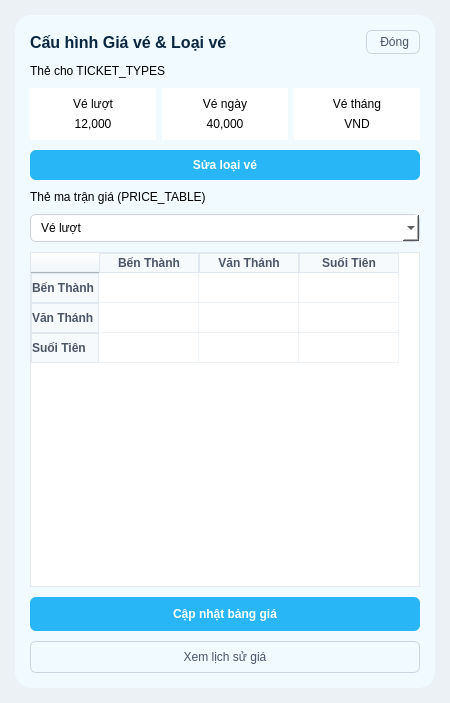
<?xml version="1.0" encoding="UTF-8"?>
<ui version="4.0">
 <class>PricingWindow</class>
 <widget class="QMainWindow" name="PricingWindow">
  <property name="geometry">
   <rect>
    <x>0</x>
    <y>0</y>
    <width>450</width>
    <height>703</height>
   </rect>
  </property>
  <property name="windowTitle">
   <string>Cấu hình Giá vé &amp; Loại vé</string>
  </property>
  <property name="styleSheet">
   <string notr="true">
    QMainWindow { background-color: #EBF1F5; }
    #central_panel { background-color: #FFFFFF; border-radius: 16px; }
    QLabel#lbl_title { color: #0A2540; font-weight: bold; font-size: 16px; }
    QLabel.lbl_sec_title { color: #2D3748; font-weight: bold; font-size: 13px; }
    QFrame.ticket_card { background-color: #F7FAFC; border: 1px solid #E2E8F0; border-radius: 8px; }
    QFrame.ticket_card_active { background-color: #EBF8FF; border: 1px solid #63B3ED; border-radius: 8px; }
    QLabel.ticket_name { color: #2B6CB0; font-weight: bold; font-size: 12px; }
    QLabel.ticket_price { color: #2D3748; font-weight: bold; font-size: 14px; }
    QPushButton#btn_edit_type { background-color: #3182CE; color: #FFFFFF; border-radius: 6px; font-weight: bold; padding: 8px; }
    QComboBox { border: 1px solid #CBD5E0; border-radius: 6px; padding: 5px 10px; background-color: #FFFFFF; }
    QTableWidget { border: 1px solid #E2E8F0; gridline-color: #EDF2F7; }
    QHeaderView::section { background-color: #F7FAFC; color: #4A5568; font-weight: bold; border: 1px solid #E2E8F0; }
    QPushButton#btn_update_table { background-color: #3182CE; color: #FFFFFF; border-radius: 6px; font-weight: bold; padding: 10px; }
    QPushButton#btn_view_history { background-color: #F8FAFC; border: 1px solid #CBD5E0; color: #4A5568; border-radius: 6px; padding: 8px; }
   </string>
  </property>
  <widget class="QWidget" name="centralwidget">
   <layout class="QVBoxLayout" name="main_layout">
    <property name="spacing">
     <number>12</number>
    </property>
    <property name="leftMargin">
     <number>15</number>
    </property>
    <property name="topMargin">
     <number>15</number>
    </property>
    <property name="rightMargin">
     <number>15</number>
    </property>
    <property name="bottomMargin">
     <number>15</number>
    </property>
    <item>
     <widget class="QFrame" name="central_panel">
      <property name="styleSheet">
       <string notr="true">background-color: #F0FAFF ;</string>
      </property>
      <layout class="QVBoxLayout" name="panel_layout">
       <property name="spacing">
        <number>10</number>
       </property>
       <property name="leftMargin">
        <number>15</number>
       </property>
       <property name="topMargin">
        <number>15</number>
       </property>
       <property name="rightMargin">
        <number>15</number>
       </property>
       <property name="bottomMargin">
        <number>15</number>
       </property>
       <item>
        <layout class="QHBoxLayout" name="header_layout">
         <item>
          <widget class="QLabel" name="lbl_title">
           <property name="text">
            <string>Cấu hình Giá vé &amp; Loại vé</string>
           </property>
          </widget>
         </item>
         <item>
          <spacer name="header_space">
           <property name="orientation">
            <enum>Qt::Horizontal</enum>
           </property>
           <property name="sizeHint" stdset="0">
            <size>
             <width>0</width>
             <height>0</height>
            </size>
           </property>
          </spacer>
         </item>
         <item>
          <widget class="QPushButton" name="btn_back">
           <property name="styleSheet">
            <string notr="true">padding: 4px 10px; border: 1px solid #CBD5E0; border-radius: 6px; color: #4A5568;</string>
           </property>
           <property name="text">
            <string> Đóng</string>
           </property>
          </widget>
         </item>
        </layout>
       </item>
       <item>
        <widget class="QLabel" name="lbl_sec1">
         <property name="text">
          <string>Thẻ cho TICKET_TYPES</string>
         </property>
         <property name="class" stdset="0">
          <string>lbl_sec_title</string>
         </property>
        </widget>
       </item>
       <item>
        <layout class="QHBoxLayout" name="cards_layout">
         <property name="spacing">
          <number>6</number>
         </property>
         <item>
          <widget class="QFrame" name="card_t1">
           <property name="styleSheet">
            <string notr="true">background-color: rgb(255, 255, 255);</string>
           </property>
           <property name="class" stdset="0">
            <string>ticket_card_active</string>
           </property>
           <layout class="QVBoxLayout" name="t1_lay">
            <item>
             <widget class="QLabel" name="t1_n">
              <property name="text">
               <string>Vé lượt</string>
              </property>
              <property name="alignment">
               <set>Qt::AlignCenter</set>
              </property>
              <property name="class" stdset="0">
               <string>ticket_name</string>
              </property>
             </widget>
            </item>
            <item>
             <widget class="QLabel" name="t1_p">
              <property name="text">
               <string>12,000</string>
              </property>
              <property name="alignment">
               <set>Qt::AlignCenter</set>
              </property>
              <property name="class" stdset="0">
               <string>ticket_price</string>
              </property>
             </widget>
            </item>
           </layout>
          </widget>
         </item>
         <item>
          <widget class="QFrame" name="card_t2">
           <property name="styleSheet">
            <string notr="true">background-color: rgb(255, 255, 255);</string>
           </property>
           <property name="class" stdset="0">
            <string>ticket_card</string>
           </property>
           <layout class="QVBoxLayout" name="t2_lay">
            <item>
             <widget class="QLabel" name="t2_n">
              <property name="text">
               <string>Vé ngày</string>
              </property>
              <property name="alignment">
               <set>Qt::AlignCenter</set>
              </property>
              <property name="class" stdset="0">
               <string>ticket_name</string>
              </property>
             </widget>
            </item>
            <item>
             <widget class="QLabel" name="t2_p">
              <property name="text">
               <string>40,000</string>
              </property>
              <property name="alignment">
               <set>Qt::AlignCenter</set>
              </property>
              <property name="class" stdset="0">
               <string>ticket_price</string>
              </property>
             </widget>
            </item>
           </layout>
          </widget>
         </item>
         <item>
          <widget class="QFrame" name="card_t3">
           <property name="styleSheet">
            <string notr="true">background-color: rgb(255, 255, 255);</string>
           </property>
           <property name="class" stdset="0">
            <string>ticket_card</string>
           </property>
           <layout class="QVBoxLayout" name="t3_lay">
            <item>
             <widget class="QLabel" name="t3_n">
              <property name="text">
               <string>Vé tháng</string>
              </property>
              <property name="alignment">
               <set>Qt::AlignCenter</set>
              </property>
              <property name="class" stdset="0">
               <string>ticket_name</string>
              </property>
             </widget>
            </item>
            <item>
             <widget class="QLabel" name="t3_p">
              <property name="text">
               <string>VND</string>
              </property>
              <property name="alignment">
               <set>Qt::AlignCenter</set>
              </property>
              <property name="class" stdset="0">
               <string>ticket_price</string>
              </property>
             </widget>
            </item>
           </layout>
          </widget>
         </item>
        </layout>
       </item>
       <item>
        <widget class="QPushButton" name="btn_edit_type">
         <property name="styleSheet">
          <string notr="true">background-color: #29B6F6;</string>
         </property>
         <property name="text">
          <string>Sửa loại vé</string>
         </property>
        </widget>
       </item>
       <item>
        <widget class="QLabel" name="lbl_sec2">
         <property name="text">
          <string>Thẻ ma trận giá (PRICE_TABLE)</string>
         </property>
         <property name="class" stdset="0">
          <string>lbl_sec_title</string>
         </property>
        </widget>
       </item>
       <item>
        <widget class="QComboBox" name="combo_price_type">
         <property name="styleSheet">
          <string notr="true">background-color: rgb(255, 255, 255);</string>
         </property>
         <item>
          <property name="text">
           <string>Vé lượt</string>
          </property>
         </item>
        </widget>
       </item>
       <item>
        <widget class="QTableWidget" name="table_matrix">
         <property name="styleSheet">
          <string notr="true">background-color: rgb(255, 255, 255);</string>
         </property>
         <row>
          <property name="text">
           <string>Bến Thành</string>
          </property>
         </row>
         <row>
          <property name="text">
           <string>Văn Thánh</string>
          </property>
         </row>
         <row>
          <property name="text">
           <string>Suối Tiên</string>
          </property>
         </row>
         <column>
          <property name="text">
           <string>Bến Thành</string>
          </property>
         </column>
         <column>
          <property name="text">
           <string>Văn Thánh</string>
          </property>
         </column>
         <column>
          <property name="text">
           <string>Suối Tiên</string>
          </property>
         </column>
        </widget>
       </item>
       <item>
        <widget class="QPushButton" name="btn_update_table">
         <property name="styleSheet">
          <string notr="true">background-color: #29B6F6;</string>
         </property>
         <property name="text">
          <string>Cập nhật bảng giá</string>
         </property>
        </widget>
       </item>
       <item>
        <widget class="QPushButton" name="btn_view_history">
         <property name="text">
          <string>Xem lịch sử giá</string>
         </property>
        </widget>
       </item>
      </layout>
     </widget>
    </item>
   </layout>
  </widget>
 </widget>
 <resources/>
 <connections/>
</ui>
